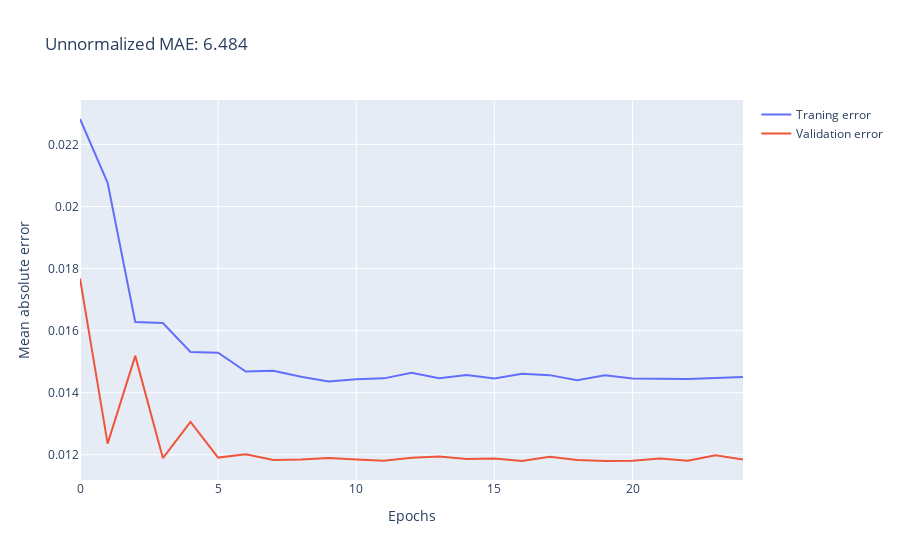

Notebook source saved alongside this figure:
### Markdown cell above
#### (a) Report the unnormalized MAE of the test set on your best model.

#### (b) Plot the loss curves for training and validation sets for the best model.

### Code cell
fig = go.Figure()
fig.add_trace(go.Scatter(y=GRU_model_network.history['loss'], mode='lines', name='Traning error'))
fig.add_trace(go.Scatter(y=GRU_model_network.history['val_loss'], mode='lines', name='Validation error'))
fig.update_layout(xaxis_title = 'Epochs', yaxis_title = 'Mean absolute error', title_text = f'Unnormalized MAE: {test_GRUMae:.3f}')

### Figure 1 — Plotly figure (JSON) as saved in the notebook; plotly's stock layout.template omitted (floating-point values rounded to 4 significant figures)
{"data": [{"mode": "lines", "name": "Traning error", "type": "scatter", "y": [0.02282, 0.02076, 0.01628, 0.01625, 0.01531, 0.01529, 0.01468, 0.01471, 0.01451, 0.01436, 0.01443, 0.01446, 0.01464, 0.01447, 0.01457, 0.01446, 0.01461, 0.01457, 0.01441, 0.01456, 0.01446, 0.01444, 0.01444, 0.01448, 0.01451]}, {"mode": "lines", "name": "Validation error", "type": "scatter", "y": [0.01768, 0.01236, 0.01519, 0.01189, 0.01306, 0.01191, 0.01202, 0.01183, 0.01185, 0.0119, 0.01185, 0.01181, 0.0119, 0.01194, 0.01187, 0.01188, 0.0118, 0.01193, 0.01183, 0.0118, 0.01181, 0.01188, 0.01181, 0.01198, 0.01185]}], "layout": {"title": {"text": "Unnormalized MAE: 6.484"}, "xaxis": {"title": {"text": "Epochs"}}, "yaxis": {"title": {"text": "Mean absolute error"}}}}
